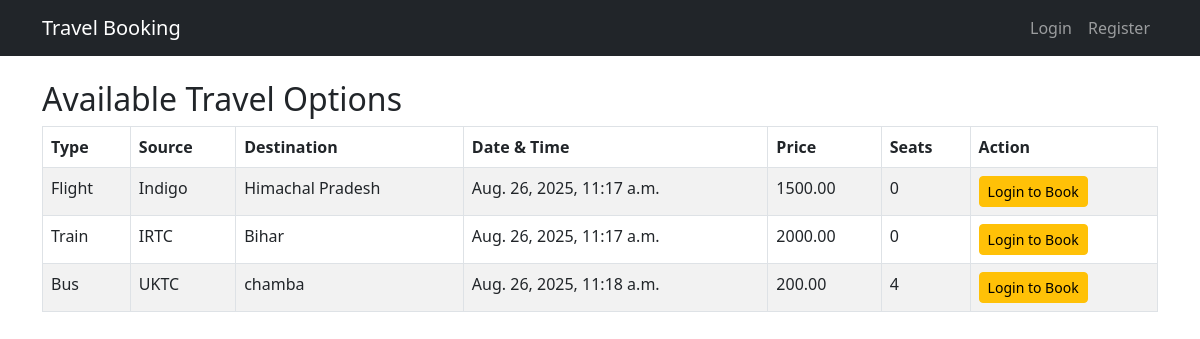
The page / on the database its author committed.
### booking/models.py (models this page shows, shortened)
class TravelOption(models.Model):
    TRAVEL_TYPES = (
        ('Flight', 'Flight'),
        ('Train', 'Train'),
        ('Bus', 'Bus'),
    )
    travel_id = models.AutoField(primary_key=True)
    travel_type = models.CharField(max_length=20, choices=TRAVEL_TYPES)
    source = models.CharField(max_length=100)
    destination = models.CharField(max_length=100)
    datetime = models.DateTimeField()
    price = models.DecimalField(max_digits=10, decimal_places=2)
    available_seats = models.PositiveIntegerField()

### booking/views.py (the view)
# urls.py: path("", views.travel_options, name="travel_options"),
def travel_options(request):
    travels = TravelOption.objects.all()
    return render(request, 'booking/travel_options.html', {'travels': travels})

### booking/templates/booking/travel_options.html (shortened to what this page needs)
{% extends "booking/base.html" %}
{% block content %}
<h2>Available Travel Options</h2>
<table class="table table-bordered table-striped">
  <thead>
    <tr>
      <th>Type</th>
      <th>Source</th>
      <th>Destination</th>
      <th>Date & Time</th>
      <th>Price</th>
      <th>Seats</th>
      <th>Action</th>
    </tr>
  </thead>
  <tbody>
    {% for t in travels %}
    <tr>
      <td>{{ t.travel_type }}</td>
      <td>{{ t.source }}</td>
      <td>{{ t.destination }}</td>
      <td>{{ t.datetime }}</td>
      <td>{{ t.price }}</td>
      <td>{{ t.available_seats }}</td>
      <td>
        {% if user.is_authenticated %}
          <a href="{% url 'book_travel' t.pk %}" class="btn btn-primary btn-sm">Book</a>
        {% else %}
          <a href="{% url 'login' %}" class="btn btn-warning btn-sm">Login to Book</a>
        {% endif %}
      </td>
    </tr>
    {% endfor %}
  </tbody>
</table>
{% endblock %}

### rows shown on the page
TravelOption: travel_type "Flight", source "Indigo", destination "Himachal Pradesh", datetime "Aug. 26, 2025, 11:17 a.m.", price "1500.00", available_seats "0"
TravelOption: travel_type "Train", source "IRTC", destination "Bihar", datetime "Aug. 26, 2025, 11:17 a.m.", price "2000.00", available_seats "0"
TravelOption: travel_type "Bus", source "UKTC", destination "chamba", datetime "Aug. 26, 2025, 11:18 a.m.", price "200.00", available_seats "4"
